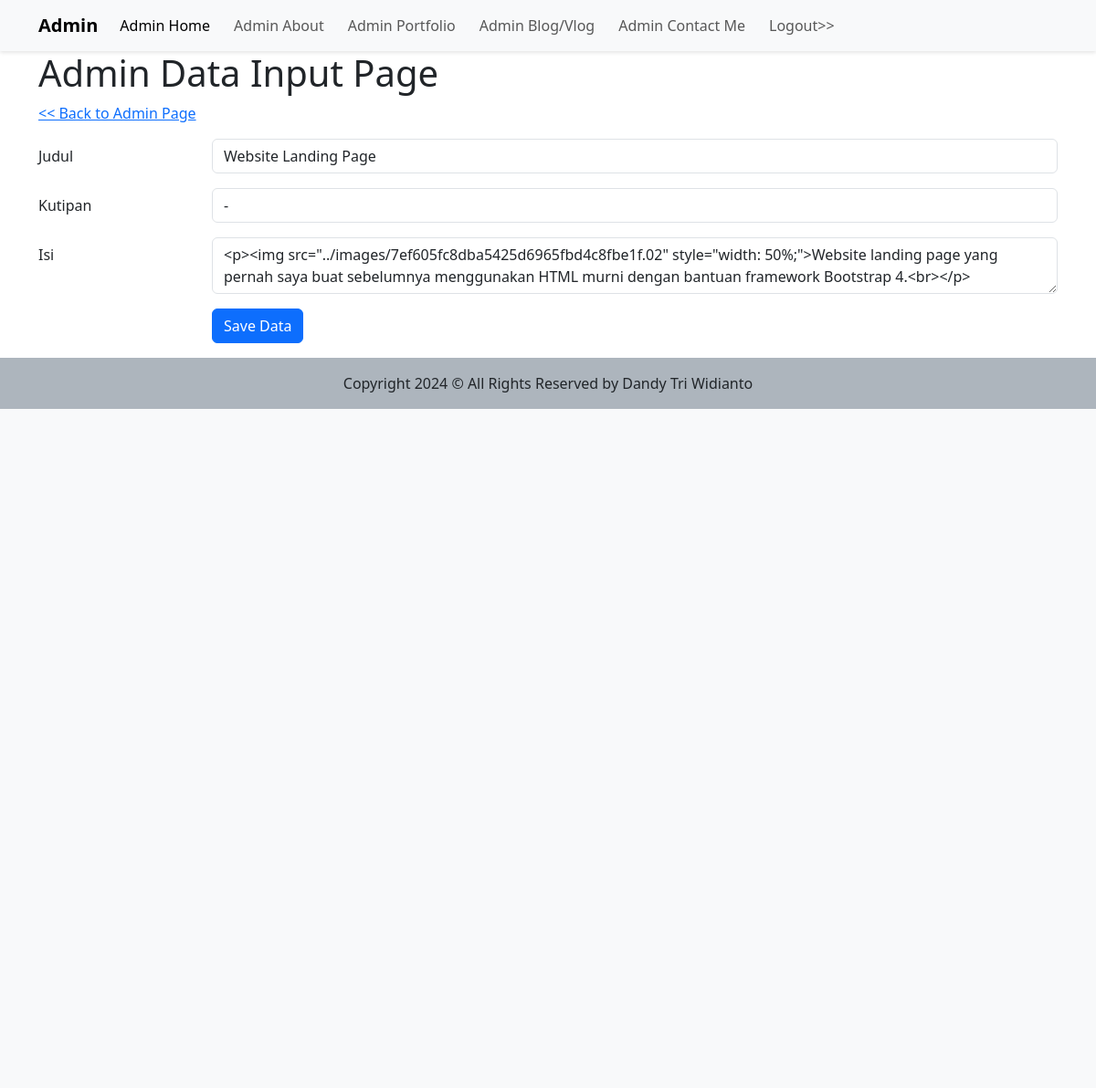
Page /admin/portfolio_input.php?id=3 on the committed database.
### tables this page shows
CREATE TABLE `portfolio` (
  `id` int(11) NOT NULL,
  `title` varchar(255) NOT NULL,
  `quote` varchar(255) NOT NULL,
  `description` text NOT NULL,
  `date_of_contents` timestamp NOT NULL DEFAULT current_timestamp() ON UPDATE current_timestamp()
);

### admin/portfolio_input.php (the view, shortened to what this page needs)
<?php include("include_header.php") ?>
<?php
$judul      = "";
$kutipan    = "";
$isi        = "";
if(isset($_GET['id'])) {
    $id = $_GET['id'];
} else {
    $id = "";
}
if($id != "") {
    $sql1 = "SELECT * FROM portfolio WHERE id = '$id'";
    $q1 = mysqli_query($connect, $sql1);
    $r1 = mysqli_fetch_array($q1);
    $judul = $r1['title'];
    $kutipan = $r1['quote'];
    $isi = $r1['description'];
}
?>
<h1>Admin Data Input Page</h1>
<div class="mb-3 row">
    <a href="portfolio.php">
        << Back to Admin Page</a>
</div>
<form action="" method="POST">
    <div class="mb-3 row">
        <label for="judul" class="col-sm-2 col-form-label">Judul</label>
        <div class="col-sm-10">
            <input type="text" class="form-control" id="judul" value="<?php echo $judul ?>" name="judul">
        </div>
    </div>
    <div class="mb-3 row">
        <label for="kutipan" class="col-sm-2 col-form-label">Kutipan</label>
        <div class="col-sm-10">
            <input type="text" class="form-control" id="kutipan" value="<?php echo $kutipan ?>" name="kutipan">
        </div>
    </div>
    <div class="mb-3 row">
        <label for="isi" class="col-sm-2 col-form-label">Isi</label>
        <div class="col-sm-10">
            <textarea name="isi" class="form-control" id="summernote"><?php echo $isi ?></textarea>
        </div>
    </div>
    <div class="mb-3 row">
        <div class="col-sm-2"></div>
        <div class="col-sm-10">
            <input type="submit" name="simpan" id="" value="Save Data" class="btn btn-primary">
        </div>
    </div>
</form>
<?php include("include_footer.php") ?>

### rows in the picture
portfolio: judul "Website Landing Page", kutipan "-", isi "<p><img src=\"../images/7ef605fc8dba5425d6965fbd4c8fbe1f.02\" style=\"width: 50%;\">Website landing page yang pernah saya buat sebelumnya menggunakan HTML murni dengan bantuan framework Bootstrap 4.<br></p>"
